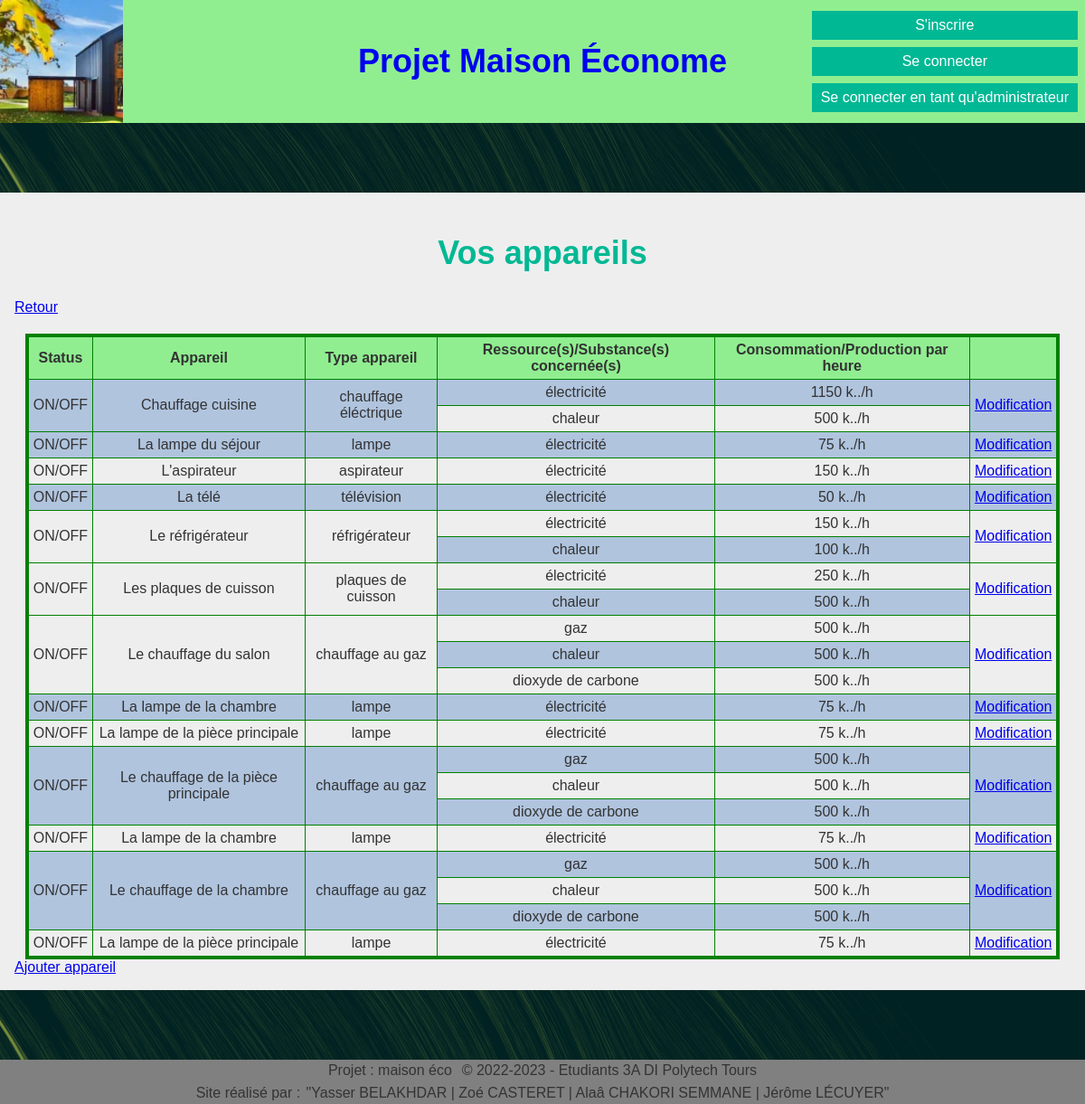
The app's page /administration/gererAppareil.php with its own data.
### tables this page shows
CREATE TABLE Appareil(
   idAppareil INT AUTO_INCREMENT,
   nomAppareil VARCHAR(50)  NOT NULL,
   emplacement VARCHAR(200) ,
   idTypeAppareil INT NOT NULL,
   idPiece INT NOT NULL,
   PRIMARY KEY(idAppareil),
   FOREIGN KEY(idTypeAppareil) REFERENCES TypeAppareil(idTypeAppareil),
   FOREIGN KEY(idPiece) REFERENCES Piece(idPiece)
);

CREATE TABLE TypeAppareil(
   idTypeAppareil INT AUTO_INCREMENT,
   libTypeAppareil VARCHAR(50) ,
   VideoEconomie VARCHAR(150) ,
   PRIMARY KEY(idTypeAppareil)
);

### WEB/administration/gererAppareil.php (the view, shortened to what this page needs)
<?php
$ROOT = "../";
?>
<!DOCTYPE html>
 <html lang="fr">
 <head>
    <?php require "../common/header.php"; ?>
    <h2>Vos appareils</h2>
    <a href="../Page_accueil/Page_accueil.php">Retour</a>
    <?php
    $req = 'SELECT idAppareil, idTypeAppareil, nomAppareil, libTypeAppareil
            FROM Appareil NATURAL JOIN TypeAppareil';
    $data = $bdd->query($req);
    echo "<table>
            <tbody>
                <tr class=\"titre\">
                    <td>Status</td>
                    <td>Appareil</td>
                    <td>Type appareil</td>
                    <td>Ressource(s)/Substance(s) concernée(s)</td>
                    <td>Consommation/Production par heure</td>
                    <td></td>
                </tr>";
    foreach ($data as $ligne) {
        $req2 = "SELECT libTypeRessource, quantiteAllume
                FROM Consommer NATURAL JOIN TypeRessource
                WHERE idTypeAppareil = {$ligne['idTypeAppareil']}";
        $req3 = "SELECT libTypeSubstance, quantiteAllume
                FROM Produire NATURAL JOIN TypeSubstance
                WHERE idTypeAppareil = {$ligne['idTypeAppareil']}";
        $nbP = "SELECT COUNT(*) AS nbP
                FROM Produire
                WHERE idTypeAppareil = {$ligne['idTypeAppareil']}";
        $nbC = "SELECT COUNT(*) AS nbC
                FROM Consommer
                WHERE idTypeAppareil = {$ligne['idTypeAppareil']}";
        $data3 = $bdd->query($req3);
        $data2 = $bdd->query($req2);
        $nbPL = $bdd->query($nbP);
        $nbCL = $bdd->query($nbC);
        foreach ($nbPL as $nbPLignes) {
                foreach ($nbCL as $nbCLignes) {
                        $nb = (int)$nbPLignes['nbP']+(int)$nbCLignes['nbC'];
                }
        }
        $numeroLigne = 0;
        foreach ($data2 as $ligne2) {
                $nomAppareil = $ligne['nomAppareil'];
                $libTypeAppareil = $ligne['libTypeAppareil'];
                echo "<tr>";
                if ($numeroLigne == 0) {
                        echo "<td rowspan = $nb>ON/OFF</td>
                        <td rowspan = $nb>$nomAppareil</td>
                        <td rowspan = $nb>$libTypeAppareil</td>";
                }
                $libTypeRessource = $ligne2['libTypeRessource'];
                echo "<td>$libTypeRessource</td>
                        <td>{$ligne2['quantiteAllume']} k../h</td>";
                if ($numeroLigne == 0) {
                        echo "<td rowspan = $nb><a href='../Page_accueil/Page_accueil.php'>Modification</a></td>";
                }
                echo "</tr>";
                $numeroLigne++;
        }
        foreach ($data3 as $ligne3) {
                echo "<tr>";
                $libTypeSubstance = $ligne3['libTypeSubstance'];
                echo "<td>$libTypeSubstance</td>
                        <td>{$ligne3['quantiteAllume']} k../h</td>";
                echo "</tr>";
        }
    }
    echo "</tbody>
        </table>";
    ?>
    <a href="../Page_accueil/Page_accueil.php">Ajouter appareil</a>
 </body>
 <?php require "../common/footer.php"; ?>
</html>

### WEB/common/header.php (shortened to what this page needs)
<link rel='stylesheet' type='text/css' media='screen' href='<?= $ROOT ?>common/style/main.css'>
</head>
<body>
    <header style="background-color: lightgreen;">
        <h1><a href="<?= $ROOT ?>Page_accueil/Page_accueil.php" title="Accueil" style="text-decoration: none;">Projet Maison Économe</a></h1>
        <div class="header-left">
            <img src="<?= $ROOT ?>common/images/logo.webp" alt="logo" class="logo">
        </div>
        <div class="header-right">
            <?php
            if (!isset($_SESSION['Id'])) {
                echo "<a id=\"signup\" href=\"{$ROOT}Page_accueil/inscription.php\">S'inscrire</a>";
                echo "<a id=\"login\" href=\"{$ROOT}Page_accueil/connexion.php\">Se connecter</a>";
                echo "<a id=\"login_admin\" href=\"{$ROOT}Page_accueil/connexion_administrateur.php\">Se connecter en tant qu'administrateur</a>";
            } else {
                echo "<a id=\"logout\" href=\"{$ROOT}Page_accueil/deconnexion.php\">Se déconnecter</a>";
                echo "<a id=\"manage_account\" href=\"{$ROOT}Page_accueil/gestion_compte.php\">Gérer son compte</a>";
            }
            ?>
        </div>
    </header>
    <div class="vantatopologymin" id="vantatopologymin_1"></div>
    <div class="body">

### WEB/common/footer.php (shortened to what this page needs)
<footer style="background-color: gray;">
	<div class="vantatopologymin" id="vantatopologymin_2"></div>
	<div class="footer">
		<div class="flex-together">
			<p>Projet : maison éco</p>&nbsp;
			<p>© 2022-2023 - Etudiants 3A DI Polytech Tours</p>
		</div>
		<div class="flex-together">
			<p>Site réalisé par : </p>
			<p>"Yasser BELAKHDAR | Zoé CASTERET | Alaâ CHAKORI SEMMANE | Jérôme LÉCUYER"</p>
		</div>
	</div>
</footer>

### WEB/common/style/main.css (style rules this page uses)
html { height: 100%; }
body { font-family: Arial, sans-serif; color: #333; background-color: #eee; margin: 0; min-height: 100%; display: flex; flex-direction: column; }
.body { padding: 1em; }
header { position: relative; min-height: fit-content; display: flex; flex-direction: row; justify-content: space-between; }
header > h1 { position: absolute; left: 0; right: 0; top: 0; bottom: 0; display: flex; justify-content: center; font-size: 36px; }
header > h1 > a { display: flex; align-items: center; }
.header-left > img { height: 100%; }
.header-right { display: flex; flex-direction: column; padding: 0.5em; z-index: 1; }
header > .header-right > a { text-decoration: none; text-align: center; padding: 7px 10px; margin: 4px 0; }
h2 { font-size: 36px; text-align: center; color: #00b894; }
button, .header-right > a { background-color: #00b894; color: #fff; padding: 14px 20px; margin: 8px 0; border: none; cursor: pointer; }
table { margin: 20px auto auto auto; table-layout: auto; width: 98%; border-collapse: collapse; border: solid green 4px; text-align: center; }
table tr:not(.titre):nth-child(even) { background: lightsteelblue; }
table .titre { font-weight: bold; background: lightgreen; }
table td:not(.ignore) { border: solid green 1px; padding: 5px; }
footer { margin-top: auto; }
footer > .footer { padding: 0 1em; display: flex; flex-direction: column; justify-content: center; align-items: center; }
footer p { margin: auto 0; padding: 0.2em; }
.flex-together { display: flex; flex-direction: row; flex-wrap: wrap; }
.vantatopologymin { height: 77px; position: unset !important; }

### records on screen
appareil: nomAppareil "Chauffage cuisine", idTypeAppareil.libTypeAppareil "chauffage éléctrique", libTypeRessource "électricité", quantiteAllume "1150", libTypeSubstance "chaleur", quantiteAllume "500"
appareil: nomAppareil "La lampe du séjour", idTypeAppareil.libTypeAppareil "lampe", libTypeRessource "électricité", quantiteAllume "75"
appareil: nomAppareil "L'aspirateur", idTypeAppareil.libTypeAppareil "aspirateur", libTypeRessource "électricité", quantiteAllume "150"
appareil: nomAppareil "La télé", idTypeAppareil.libTypeAppareil "télévision", libTypeRessource "électricité", quantiteAllume "50"
appareil: nomAppareil "Le réfrigérateur", idTypeAppareil.libTypeAppareil "réfrigérateur", libTypeRessource "électricité", quantiteAllume "150", libTypeSubstance "chaleur", quantiteAllume "100"
appareil: nomAppareil "Les plaques de cuisson", idTypeAppareil.libTypeAppareil "plaques de cuisson", libTypeRessource "électricité", quantiteAllume "250", libTypeSubstance "chaleur", quantiteAllume "500"
appareil: nomAppareil "Le chauffage du salon", idTypeAppareil.libTypeAppareil "chauffage au gaz", libTypeRessource "gaz", quantiteAllume "500", libTypeSubstance "chaleur", libTypeSubstance "dioxyde de carbone"
appareil: nomAppareil "La lampe de la chambre", idTypeAppareil.libTypeAppareil "lampe", libTypeRessource "électricité", quantiteAllume "75"
appareil: nomAppareil "La lampe de la pièce principale", idTypeAppareil.libTypeAppareil "lampe", libTypeRessource "électricité", quantiteAllume "75"
appareil: nomAppareil "Le chauffage de la pièce principale", idTypeAppareil.libTypeAppareil "chauffage au gaz", libTypeRessource "gaz", quantiteAllume "500", libTypeSubstance "chaleur", libTypeSubstance "dioxyde de carbone"
appareil: nomAppareil "La lampe de la chambre", idTypeAppareil.libTypeAppareil "lampe", libTypeRessource "électricité", quantiteAllume "75"
appareil: nomAppareil "Le chauffage de la chambre", idTypeAppareil.libTypeAppareil "chauffage au gaz", libTypeRessource "gaz", quantiteAllume "500", libTypeSubstance "chaleur", libTypeSubstance "dioxyde de carbone"
appareil: nomAppareil "La lampe de la pièce principale", idTypeAppareil.libTypeAppareil "lampe", libTypeRessource "électricité", quantiteAllume "75"
